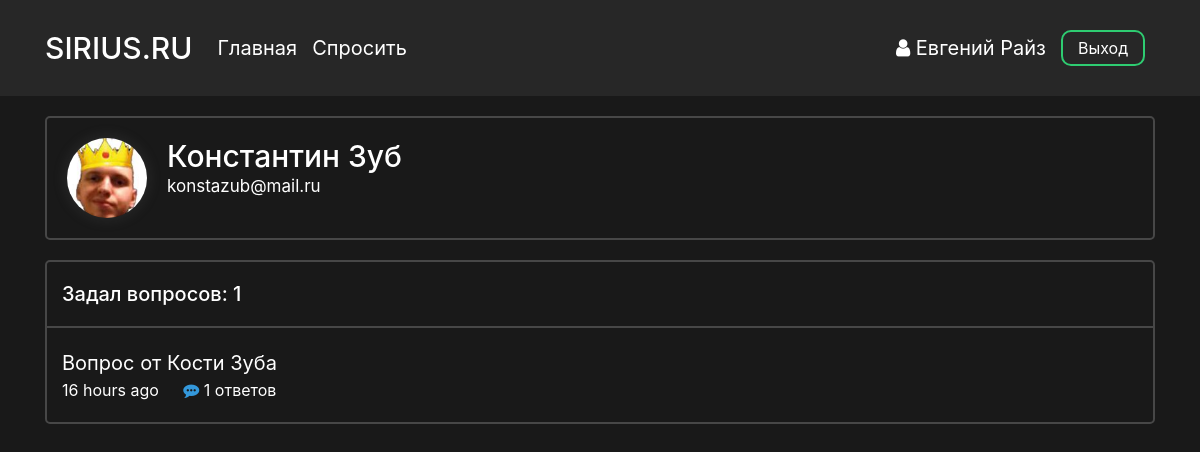
Page /profile/3 (signed in) on the committed database.
### data/users.py (models this page shows, shortened)
class User(SqlAlchemyBase, UserMixin):
    __tablename__ = 'users'
    id = sqlalchemy.Column(sqlalchemy.Integer,
                           primary_key=True, autoincrement=True)
    surname = sqlalchemy.Column(sqlalchemy.String, nullable=True)
    name = sqlalchemy.Column(sqlalchemy.String, nullable=True)
    image_file = sqlalchemy.Column(sqlalchemy.String, nullable=False, default='default.jpg')
    age = sqlalchemy.Column(sqlalchemy.Integer, nullable=True)
    country = sqlalchemy.Column(sqlalchemy.String, nullable=True)
    city = sqlalchemy.Column(sqlalchemy.String, nullable=True)
    email = sqlalchemy.Column(sqlalchemy.String,
                              index=True, unique=True, nullable=True)
    hashed_password = sqlalchemy.Column(sqlalchemy.String, nullable=True)
    registration_date = sqlalchemy.Column(sqlalchemy.DateTime,
                                      default=datetime.datetime.utcnow)
    def get_questions(self):
        from .db_session import create_session
        from .questions import Question
        db_sess = create_session()
        questions = db_sess.query(Question).filter(Question.user_id == self.id).all()
        return questions

### data/questions.py (models this page shows)
class Question(SqlAlchemyBase):
    __tablename__ = 'questions'
    id = sqlalchemy.Column(sqlalchemy.Integer,
                           primary_key=True, autoincrement=True)
    title = sqlalchemy.Column(sqlalchemy.String)
    text = sqlalchemy.Column(sqlalchemy.String)
    user_id = sqlalchemy.Column(sqlalchemy.Integer,
                                sqlalchemy.ForeignKey("users.id"))
    user = orm.relation('User')
    created_date = sqlalchemy.Column(sqlalchemy.DateTime,
                                      default=datetime.datetime.utcnow)
    def get_answers(self):
        from data import db_session
        db_sess = db_session.create_session()
        answers= db_sess.query(Answer).filter(Answer.question_id == self.id).all()
        return answers

### main.py (the view, shortened to what this page needs)
@app.route('/profile/<int:profile_id>', methods=['GET', 'POST'])
def profile_page(profile_id):
    form = UpdateProfileForm()
    db_sess = db_session.create_session()
    return render_template(
        'profile.html',
        user=load_user(profile_id),
        form=form
    )

### data/db_session.py (called while the page is built)
def create_session() -> Session:
    global __factory
    return __factory()

### main.py (called while the page is built)
@manager.user_loader
def load_user(user_id):
    db_sess = db_session.create_session()
    user = db_sess.query(User).filter(User.id == user_id).first()
    return user

### templates/profile.html (shortened to what this page needs)
<head>
    <link rel="stylesheet" type="text/css" href="{{ url_for('static', filename='css/profile.css')}}">
</head>
{% extends "base.html" %}
{% block content %}
<div class="profile-block">
        <div class="profile-info">
            <img src="{{ url_for('static', filename='images/profile_pics/' + user.image_file) }}" alt="" class="profile_picture">
            <div class="info">
                <h3 class="name">{{ user.name }} {{ user.surname}}</h3>
                <p class="email">{{ user.email }}</p>
            </div>
        </div>
    </div>
<div class="user-questions">
    {% set questions = user.get_questions() %}
    <div class="question-count-wrapper">
        <div class="question-count">
            <h5 class="counter">Задал вопросов: {{ questions|length }}</h5>
        </div>
    </div>
    <div class="questions">
        {% for item in questions %}
            <div class="question-block-wrapper">
                <div class="question-block">
                    <p class="question-title"><a href="{{ url_for('question_page', question_id = item.id) }}">{{ item.title }}</a></p>
                    <p class="created_time">{{ moment(item.created_date).fromNow(refresh=True) }}</p>
                    <p class="answers">
                        {% set answer_count = item.get_answers()|length %}
                        {% if answer_count == 0 %}
                        <a href="{{ url_for('question_page', question_id = item.id) }}">
                            <i class="fa fa-commenting answer-icon" aria-hidden="true"></i>
                            Ответить
                        </a>
                        {% else %}
                        <a href="{{ url_for('question_page', question_id = item.id) }}">
                            <i class="fa fa-commenting answer-icon" aria-hidden="true"></i>
                            {{ item.get_answers()|length }} ответов
                        </a>
                        {% endif %}
                    </p>
                </div>
            </div>
        {% endfor %}
    </div>
</div>
{% endblock %}

### templates/base.html (shortened to what this page needs)
<!doctype html>
<html lang="ru">
<head>
    <link rel="stylesheet"
          href="https://stackpath.bootstrapcdn.com/bootstrap/4.4.1/css/bootstrap.min.css"
>
    <link rel="stylesheet" href="https://maxcdn.bootstrapcdn.com/font-awesome/4.5.0/css/font-awesome.min.css">
    <link rel="stylesheet" type="text/css" href="{{ url_for('static', filename='css/base.css')}}">
</head>
<body>
    <header>
        <div class="container">
            <nav class="navbar header">
                <div class="nav_left">
                    <a class="navbar-brand nav_logo" href="{{ url_for('main_page') }}">SIRIUS.RU</a>
                    <a class="navbar-brand nav_item" href="{{ url_for('main_page') }}">Главная</a>
                    <a class="navbar-brand nav_item" href="{{ url_for('ask_question_page') }}">Спросить</a>
                </div>
                <div class="nav_right">
                    {% if current_user %}
                        {% if current_user.is_authenticated %}
                            <a class="profile nav_item" href="{{ url_for('profile_page', profile_id = current_user.id) }}">
                                <i class="fa fa-user" aria-hidden="true"></i> {{ current_user.name }} {{current_user.surname }}
                            </a>
                            <a class="nav_item nav_btn" href="{{ url_for('logout') }}">Выход</a>
                        {% else %}
                            <a class="nav_item nav_btn" href="{{ url_for('login') }}">Войти</a>
                            <a class="nav_item nav_btn" href="{{ url_for('reqister') }}">Зарегистрироваться</a>
                        {% endif %}
                    {% endif %}
                </div>
            </nav>
        </div>
    </header>
    <main role="main" class="container">
        {% block content %}{% endblock %}
    </main>
</body>
</html>

### static/css/profile.css (style rules this page uses)
.profile-block, .user-questions { border: 2px solid rgba(255, 255, 255, 0.2); border-radius: 5px; -webkit-background-clip: padding-box; background-clip: padding-box; }
.profile-block { margin-bottom: 20px; }
.profile-info { padding: 20px; display: flex; align-items: flex-start; }
.profile_picture { width: 80px; border-radius: 50%; margin-right: 20px; -webkit-box-shadow: 0px 0px 15px 0px rgba(150, 150, 150, 0.17); -moz-box-shadow: 0px 0px 15px 0px rgba(150, 150, 150, 0.17); box-shadow: 0px 0px 15px 0px rgba(150, 150, 150, 0.17); }
.info { display: inline-flex; flex-flow: column; }
.name { font-size: 30px; display: inline; margin: 0; }
.email { font-size: 17px; display: inline; }
.user-questions { margin-bottom: 15px; }
.question-count { padding: 20px 15px; }
.counter { margin: 0; }
.question-block-wrapper:after, .question-block-wrapper:first-child:before { content: ''; display: block; height: 2px; background: rgba(255, 255, 255, 0.2); margin: 0px }
.question-block-wrapper:last-child:after { content: none; }
.question-block { padding: 20px 15px; }
.question-title { font-size: 20px; }
.created_time { display: inline; margin-right: 20px }
.answers { display: inline; }
.answer-icon { color: #3498db; }

### static/css/base.css (style rules this page uses)
html { color: #ffffff }
body { background-color: #191919 !important; color: #ffffff }
a { color: #ffffff; }
p { margin: 0px; }
header { background-color: #272727; color: #ffffff; }
.header { display: flex; justify-content: space-between; vertical-align: middle; margin-bottom: 20px; padding: 10px 0; }
.nav_left, .nav_right { display: flex; flex-direction: row; flex-wrap: nowrap; justify-content: center; align-items: center; align-content: center; }
.nav_logo { font-size: 30px; font-weight: 500; margin-right: 25px }
.nav_item { display: inline-block; margin-right: 15px; transition: 0.15s; }
.profile { font-size: 20px; }
.nav_btn { border-radius: 10px; outline: none; border: 2px solid #2ecc71; background: none; display: block; margin: 20px auto; margin-right: 10px; padding: 4px 15px; text-align: center; color: white; transition: 0.25s; cursor: pointer; }

### rows in the picture
User: name "Евгений", surname "Райз"
User: image_file (picture), name "Константин", surname "Зуб", email "konstazub@mail.ru"
Question: title "Вопрос от Кости Зуба", created_date "16 hours ago", get_answers|length "1"

### other values in the picture
{{ questions|length }} "1"
